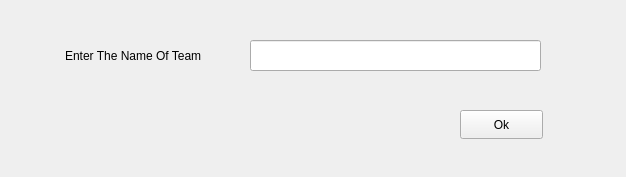
<?xml version="1.0" encoding="UTF-8"?>
<ui version="4.0">
 <class>AddTeam</class>
 <widget class="QWidget" name="AddTeam">
  <property name="geometry">
   <rect>
    <x>0</x>
    <y>0</y>
    <width>626</width>
    <height>177</height>
   </rect>
  </property>
  <property name="windowTitle">
   <string>Form</string>
  </property>
  <widget class="QLabel" name="label">
   <property name="geometry">
    <rect>
     <x>65</x>
     <y>30</y>
     <width>231</width>
     <height>51</height>
    </rect>
   </property>
   <property name="styleSheet">
    <string notr="true">font: 700 9pt &quot;Segoe UI&quot;;</string>
   </property>
   <property name="text">
    <string>Enter The Name Of Team</string>
   </property>
  </widget>
  <widget class="QPushButton" name="pushButton_ok">
   <property name="geometry">
    <rect>
     <x>460</x>
     <y>110</y>
     <width>83</width>
     <height>29</height>
    </rect>
   </property>
   <property name="cursor">
    <cursorShape>OpenHandCursor</cursorShape>
   </property>
   <property name="text">
    <string>Ok</string>
   </property>
  </widget>
  <widget class="QLineEdit" name="lineEdit_nameorg">
   <property name="geometry">
    <rect>
     <x>250</x>
     <y>40</y>
     <width>291</width>
     <height>31</height>
    </rect>
   </property>
  </widget>
 </widget>
 <resources/>
 <connections/>
</ui>
